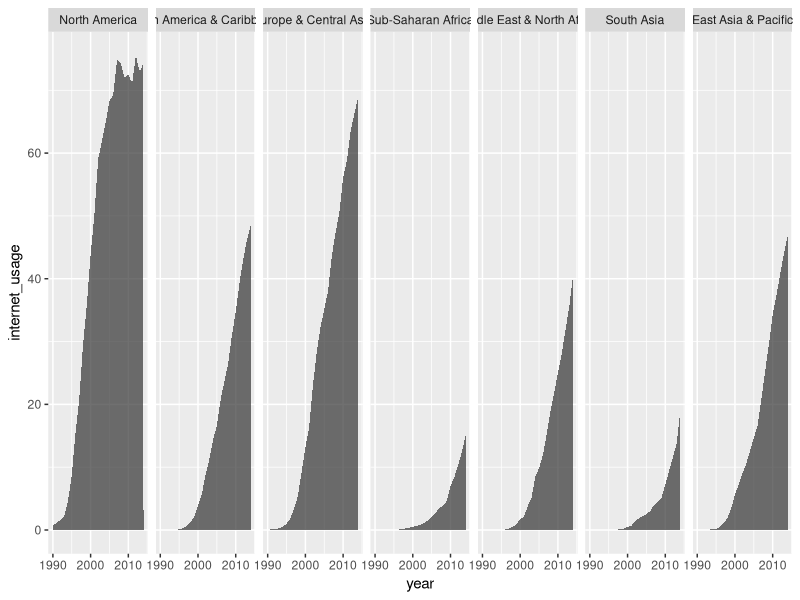

Recreate this plot in R.
library(tidyverse)

world_bank_areas <- read_csv("data/world_bank_areas.csv")

internet_usage <- world_bank_areas %>% 
  drop_na(internet_usage) %>% 
  filter(area != "World", year < 2015) %>% 
  mutate(
    area = as.factor(area) %>% 
      fct_relevel("North America", "Latin America & Caribbean",
                  "Europe & Central Asia", "Sub-Saharan Africa",
                  "Middle East & North Africa", "South Asia")
  )

internet_usage %>% 
  ggplot(aes(x = year,
             y = internet_usage)) + 
  geom_area(alpha = .7) +
  facet_wrap(vars(area), ncol = 7) +
  scale_x_continuous(breaks = seq(1990, 2020, by = 10))
